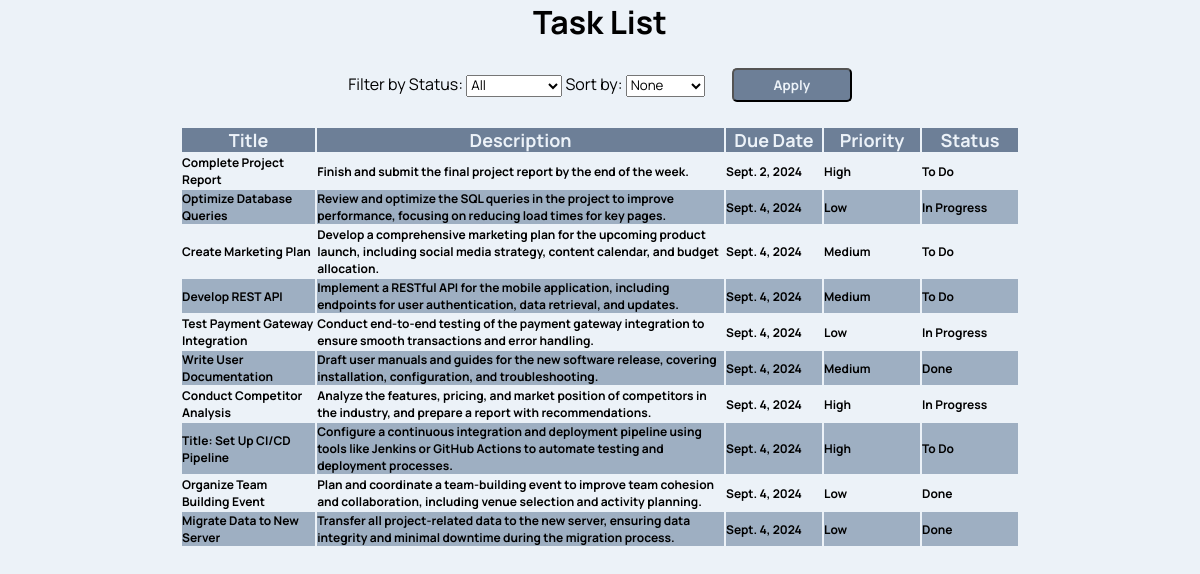
The page / on the database its author committed.
### myapp/models.py (models this page shows, shortened)
class Task(models.Model):
    HIGH = 1
    MEDIUM = 2
    LOW = 3
    PRIORITY_CHOICES = [
        (HIGH, 'High'),
        (MEDIUM, 'Medium'),
        (LOW, 'Low'),
    ]
    TODO = 'To Do'
    IN_PROGRESS = 'In Progress'
    DONE = 'Done'
    STATUS_CHOICES = [
        (TODO, 'To Do'),
        (IN_PROGRESS, 'In Progress'),
        (DONE, 'Done'),
    ]
    title = models.CharField(max_length=255)
    description = models.TextField()
    due_date = models.DateField()
    priority = models.IntegerField(choices=PRIORITY_CHOICES, default=MEDIUM)
    status = models.CharField(max_length=15, choices=STATUS_CHOICES, default=TODO)

### myapp/views.py (the view)
# urls.py: path("", views.task_list, name="tasklist"),
def task_list(request):
    status_filter = request.GET.get('status')
    sort_by = request.GET.get('sort_by')
    tasks = Task.objects.all()
    if status_filter:
        tasks = tasks.filter(status=status_filter)
    if sort_by == 'priority':
        tasks = tasks.order_by('priority')
    elif sort_by == 'due_date':
        tasks = tasks.order_by('due_date')
    context = {
        'tasks': tasks,
        'status_filter': status_filter,
        'sort_by': sort_by,
    }
    return render(request, 'app/index.html', context)

### myapp/templates/app/index.html (shortened to what this page needs)
<!DOCTYPE html>
<html lang="en">
<head>
    <link rel="stylesheet" href="static/style.css">
</head>
<body>
    <div class="main">
        <h1>Task List</h1>
        <form method="get" action="{% url 'tasklist' %}">
            <label for="status">Filter by Status:</label>
            <select name="status" id="status">
                <option value="">All</option>
            </select>
            <label for="sort_by">Sort by:</label>
            <select name="sort_by" id="sort_by">
                <option value="">None</option>
            </select>
            <button type="submit">Apply</button>
        </form>
        <table>
            <thead>
                <tr>
                    <th>Title</th>
                    <th>Description</th>
                    <th id="due_date">Due Date</th>
                    <th id="priority">Priority</th>
                    <th id="status">Status</th>
                </tr>
            </thead>
            <tbody>
                {% for task in tasks %}
                    <tr>
                        <td>{{ task.title }}</td>
                        <td>{{ task.description }}</td>
                        <td>{{ task.due_date }}</td>
                        <td>{{ task.get_priority_display }}</td>
                        <td>{{ task.status }}</td>
                    </tr>
                {% empty %}
                    <tr>
                        <td colspan="5">No tasks found.</td>
                    </tr>
                {% endfor %}
            </tbody>
        </table>
    </div>
</body>
</html>

### myapp/static/style.css (style rules this page uses)
:root { --Very_Dark_Grayish_Blue: hsl(217, 19%, 35%); --Desaturated_Dark_Blue: hsl(214, 17%, 51%); --Grayish_Blue: hsl(212, 23%, 69%); --Light_Grayish_Blue: hsl(210, 46%, 95%); }
* { margin: 0; padding: 0; box-sizing: border-box; font-family: 'Manrope'; }
html, body { width: 100%; height: 100%; background-color: var(--Light_Grayish_Blue); }
.main { display: flex; flex-direction: column; align-items: center; gap: 2vw; }
button { width: 10vw; margin-left: 2vw; padding: 0.5vw 0; border-radius: 5px; font-weight: 700; background-color: var(--Desaturated_Dark_Blue); color: var(--Light_Grayish_Blue); cursor: pointer; }
table { font-size: 1vw; font-weight: 700; width: 70%; }
th { background-color: var(--Desaturated_Dark_Blue); font-size: 1.5vw; color: var(--Light_Grayish_Blue); }
tr:nth-child(even) { background-color: var(--Grayish_Blue); }
#due_date, #status, #priority { width: 8vw; }

### rows shown on the page
Task: title "Complete Project Report", description "Finish and submit the final project report by the end of the week.", due_date "Sept. 2, 2024", priority "High", status "To Do"
Task: title "Optimize Database Queries", description "Review and optimize the SQL queries in the project to improve performance, focusing on reducing load times for key pages.", due_date "Sept. 4, 2024", priority "Low", status "In Progress"
Task: title "Create Marketing Plan", description "Develop a comprehensive marketing plan for the upcoming product launch, including social media strategy, content calendar, and budget allocation.", due_date "Sept. 4, 2024", priority "Medium", status "To Do"
Task: title "Develop REST API", description "Implement a RESTful API for the mobile application, including endpoints for user authentication, data retrieval, and updates.", due_date "Sept. 4, 2024", priority "Medium", status "To Do"
Task: title "Test Payment Gateway Integration", description "Conduct end-to-end testing of the payment gateway integration to ensure smooth transactions and error handling.", due_date "Sept. 4, 2024", priority "Low", status "In Progress"
Task: title "Write User Documentation", description "Draft user manuals and guides for the new software release, covering installation, configuration, and troubleshooting.", due_date "Sept. 4, 2024", priority "Medium", status "Done"
Task: title "Conduct Competitor Analysis", description "Analyze the features, pricing, and market position of competitors in the industry, and prepare a report with recommendations.", due_date "Sept. 4, 2024", priority "High", status "In Progress"
Task: title "Title: Set Up CI/CD Pipeline", description "Configure a continuous integration and deployment pipeline using tools like Jenkins or GitHub Actions to automate testing and deployment processes.", due_date "Sept. 4, 2024", priority "High", status "To Do"
Task: title "Organize Team Building Event", description "Plan and coordinate a team-building event to improve team cohesion and collaboration, including venue selection and activity planning.", due_date "Sept. 4, 2024", priority "Low", status "Done"
Task: title "Migrate Data to New Server", description "Transfer all project-related data to the new server, ensuring data integrity and minimal downtime during the migration process.", due_date "Sept. 4, 2024", priority "Low", status "Done"
